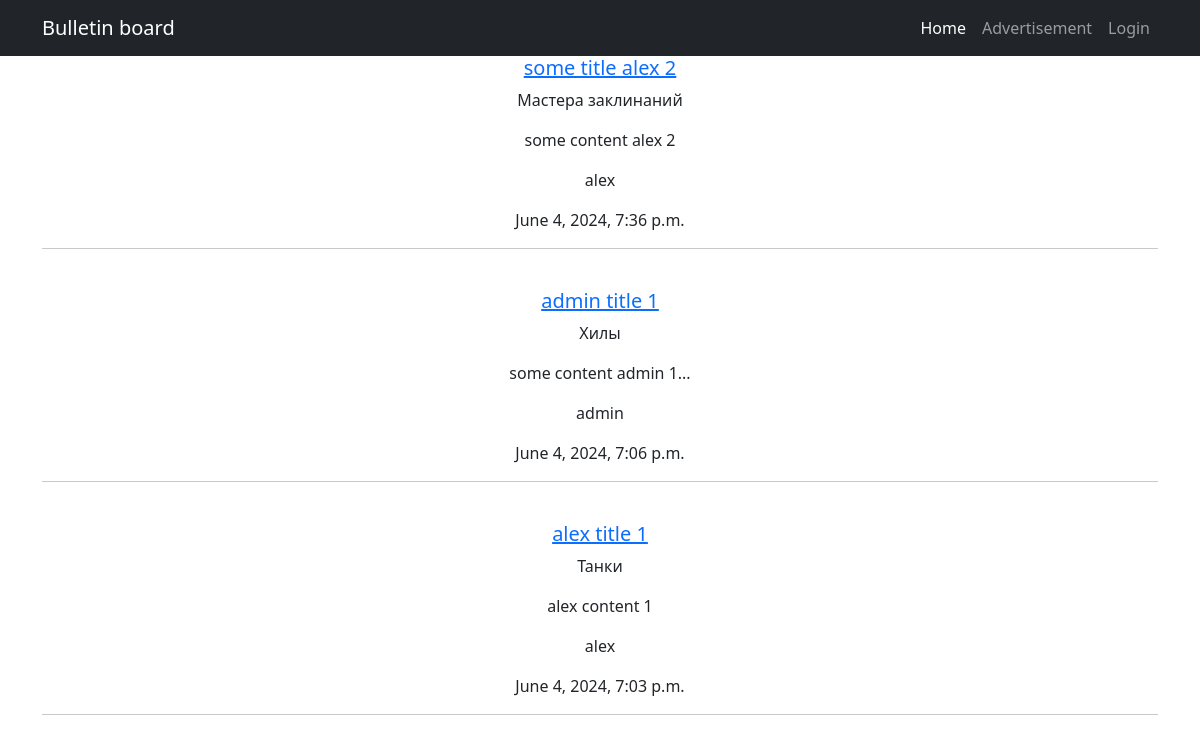
Before: /advertisements/ with the older database file.
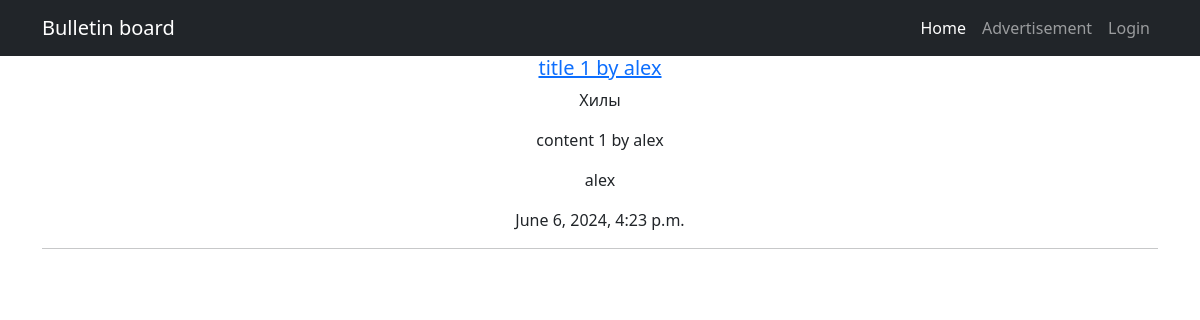
After: the same page with the newer database file.
### board/models.py (models this page shows, shortened)
class Advertisement(models.Model):
    CATEGORIES = [
        ('Танки', 'Танки'),
        ('Хилы', 'Хилы'),
        ('ДД', 'ДД'),
        ('Торговцы', 'Торговцы'),
        ('Гилдмастеры', 'Гилдмастеры'),
        ('Квестгиверы', 'Квестгиверы'),
        ('Кузнецы', 'Кузнецы'),
        ('Кожевники', 'Кожевники'),
        ('Зельевары', 'Зельевары'),
        ('Мастера заклинаний', 'Мастера заклинаний'),
    ]
    user = models.ForeignKey(User, on_delete=models.CASCADE)
    title = models.CharField(max_length=255)
    content = RichTextUploadingField()
    category = models.CharField(max_length=50, choices=CATEGORIES)
    created_at = models.DateTimeField(auto_now_add=True)

class User(AbstractUser):
    email = models.EmailField(unique=True)
    is_email_verified = models.BooleanField(default=False)
    groups = models.ManyToManyField(Group, related_name='custom_user_set', blank=True)
    user_permissions = models.ManyToManyField(Permission, related_name='custom_user_set', blank=True)

### board/views.py (the view)
# urls.py: path('advertisements/', AdvertisementList.as_view(), name='advertisements'),
class AdvertisementList(ListView):
    model = Advertisement
    template_name = 'board/advertisement_list.html'
    queryset = Advertisement.objects.order_by('-created_at')
    context_object_name = 'advertisements'

### board/templatetags/custom_filters.py (called while the page is built)
@register.filter
def safe_truncate_html(value, length):
    parser = TruncateHTMLParser(length)
    parser.feed(value)
    truncated_html = parser.get_truncated_html()
    return mark_safe(truncated_html)

@register.filter
def remove_images_from_content(content):
    soup = BeautifulSoup(content, 'html.parser')
    for img in soup.find_all('img'):
        img.extract()
    return str(soup)

    def handle_starttag(self, tag, attrs):
        if self.current_length < self.max_length:
            attrs_str = ''.join(f' {k}="{v}"' for k, v in attrs)
            self.result.append(f'<{tag}{attrs_str}>')
            self.tag_stack.append(tag)

    def handle_endtag(self, tag):
        if self.current_length < self.max_length:
            self.result.append(f'</{tag}>')
            self.tag_stack.pop()

    def handle_data(self, data):
        if self.current_length < self.max_length:
            remaining_length = self.max_length - self.current_length
            if len(data) > remaining_length:
                self.result.append(data[:remaining_length])
                self.current_length += remaining_length
                self.truncated = True
            else:
                self.result.append(data)
                self.current_length += len(data)
        else:
            self.truncated = True

    def get_truncated_html(self):
        while self.tag_stack:
            self.result.append(f'...</{self.tag_stack.pop()}>')
        return ''.join(self.result)

### templates/board/advertisement_list.html
{% extends 'flatpages/default.html' %}
{% load custom_filters %}
{% block content %}
    {% if advertisements %}
        {% for advertisement in advertisements %}
            <div>
                <a href="{% url 'advertisement_detail' pk=advertisement.id %}">
                    <h5>{{ advertisement.title }}</h5>
                </a>
                <p>{{ advertisement.category }}</p>
                <p>{{ advertisement.content|remove_images_from_content|safe_truncate_html:20 }}</p>
                <p>{{ advertisement.user.username }}</p>
                <p>{{ advertisement.created_at }}</p>
                <hr>
                <br>
            </div>
        {% endfor %}
    {% else %}
        <h2>advertisements isn't exist</h2>
    {% endif %}
{% endblock content %}

### templates/flatpages/default.html (shortened to what this page needs)
<!DOCTYPE html>
<html lang="en">
    <head>
        {% load static %}
        <link href="{% static 'css/styles.css' %}" rel="stylesheet" />
    </head>
    <body>
        <nav class="navbar navbar-expand-lg navbar-dark bg-dark">
            <div class="container">
                <a class="navbar-brand" href="#">Bulletin board</a>
                <div class="collapse navbar-collapse" id="navbarSupportedContent">
                    <ul class="navbar-nav ms-auto mb-2 mb-lg-0">
                        <li class="nav-item"><a class="nav-link active" aria-current="page" href="/">Home</a></li>
                        <li class="nav-item"><a class="nav-link" href="/advertisements">Advertisement</a></li>
                        {% include 'flatpages/navigation.html' %}
                    </ul>
                </div>
            </div>
        </nav>
    <div class="container">
        <div class="row">
           <div class="col-lg-12 text-center">
               {% block content %}
               {% endblock content %}
            </div>
        </div>
    </div>
    </body>
</html>

### templates/flatpages/navigation.html
{% if user.is_authenticated %}
  <form id="logout-form" action="{% url 'logout' %}" method="post" style="display: none;">
    {% csrf_token %}
</form>
<li class="nav-item"><a class="nav-link" href="#" onclick="event.preventDefault(); document.getElementById('logout-form').submit();">Logout</a></li>
{% else %}
    <li class="nav-item"><a class="nav-link" href="{% url 'login' %}">Login</a></li>
{% endif %}

Changed rows visible on the page:
removed Advertisement: title "some title alex 2", category "Мастера заклинаний", content|remove_images_from_content "some content alex 2", user.username "alex", created_at "June 4, 2024, 7:36 p.m."
removed Advertisement: title "admin title 1", category "Хилы", content|remove_images_from_content "some content admin 1...", user.username "admin", created_at "June 4, 2024, 7:06 p.m."
changed Advertisement "alex": title "alex title 1" → "title 1 by alex"; category "Танки" → "Хилы"; content|remove_images_from_content "alex content 1" → "content 1 by alex"; created_at "June 4, 2024, 7:03 p.m." → "June 6, 2024, 4:23 p.m."
